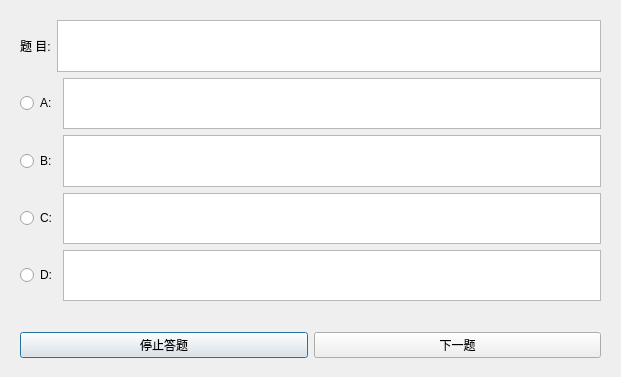
<?xml version="1.0" encoding="UTF-8"?>
<ui version="4.0">
 <class>AnswerUI</class>
 <widget class="QDialog" name="AnswerUI">
  <property name="geometry">
   <rect>
    <x>0</x>
    <y>0</y>
    <width>621</width>
    <height>377</height>
   </rect>
  </property>
  <property name="windowTitle">
   <string>Dialog</string>
  </property>
  <widget class="QWidget" name="verticalLayoutWidget">
   <property name="geometry">
    <rect>
     <x>20</x>
     <y>20</y>
     <width>581</width>
     <height>281</height>
    </rect>
   </property>
   <layout class="QVBoxLayout" name="verticalLayout">
    <item>
     <layout class="QHBoxLayout" name="horizontalLayout">
      <item>
       <widget class="QLabel" name="label">
        <property name="text">
         <string>题 目:</string>
        </property>
       </widget>
      </item>
      <item>
       <widget class="QTextBrowser" name="question_textbrowser"/>
      </item>
     </layout>
    </item>
    <item>
     <layout class="QHBoxLayout" name="horizontalLayout_2">
      <item>
       <widget class="QRadioButton" name="radioButton">
        <property name="text">
         <string>A:</string>
        </property>
       </widget>
      </item>
      <item>
       <widget class="QTextBrowser" name="A_textBrowser"/>
      </item>
     </layout>
    </item>
    <item>
     <layout class="QHBoxLayout" name="horizontalLayout_3">
      <item>
       <widget class="QRadioButton" name="radioButton_2">
        <property name="text">
         <string>B:</string>
        </property>
       </widget>
      </item>
      <item>
       <widget class="QTextBrowser" name="B_textbrowser"/>
      </item>
     </layout>
    </item>
    <item>
     <layout class="QHBoxLayout" name="horizontalLayout_4">
      <item>
       <widget class="QRadioButton" name="radioButton_3">
        <property name="text">
         <string>C:</string>
        </property>
       </widget>
      </item>
      <item>
       <widget class="QTextBrowser" name="C_textbrowser"/>
      </item>
     </layout>
    </item>
    <item>
     <layout class="QHBoxLayout" name="horizontalLayout_5">
      <item>
       <widget class="QRadioButton" name="radioButton_4">
        <property name="text">
         <string>D:</string>
        </property>
       </widget>
      </item>
      <item>
       <widget class="QTextBrowser" name="D_textbrowser"/>
      </item>
     </layout>
    </item>
   </layout>
  </widget>
  <widget class="QWidget" name="horizontalLayoutWidget">
   <property name="geometry">
    <rect>
     <x>20</x>
     <y>320</y>
     <width>581</width>
     <height>51</height>
    </rect>
   </property>
   <layout class="QHBoxLayout" name="horizontalLayout_6">
    <item>
     <widget class="QPushButton" name="pushButton">
      <property name="text">
       <string>停止答题</string>
      </property>
     </widget>
    </item>
    <item>
     <widget class="QPushButton" name="next_button">
      <property name="text">
       <string>下一题</string>
      </property>
     </widget>
    </item>
   </layout>
  </widget>
 </widget>
 <resources/>
 <connections/>
</ui>
